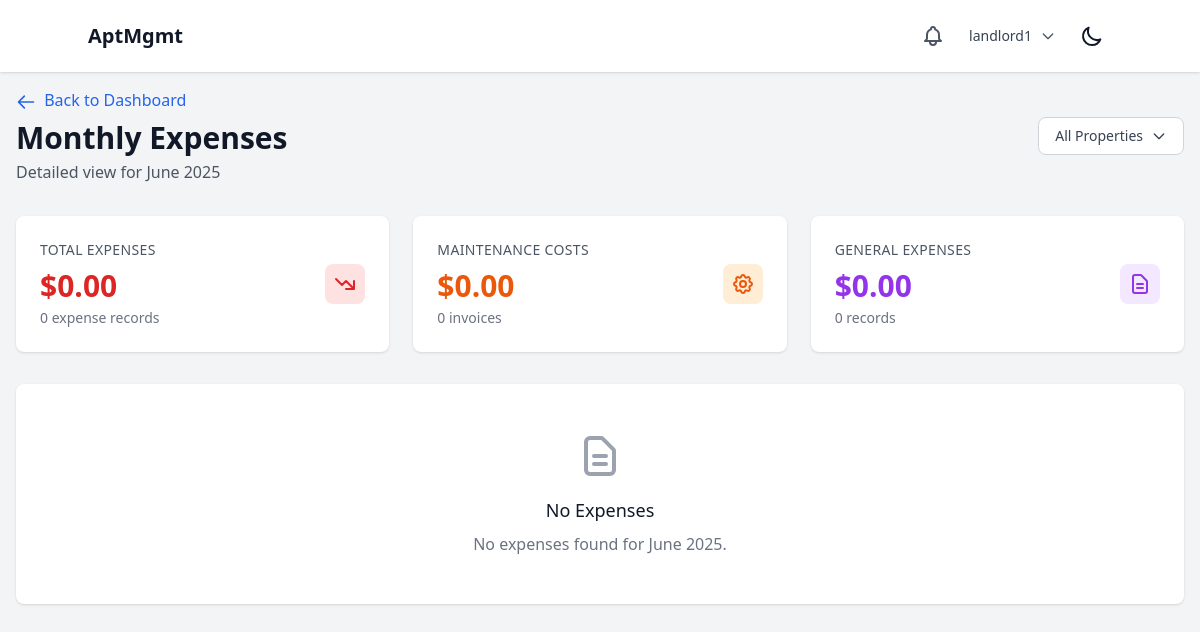
The page /dashboard/monthly-expenses/ (signed in) on the database as committed earlier.
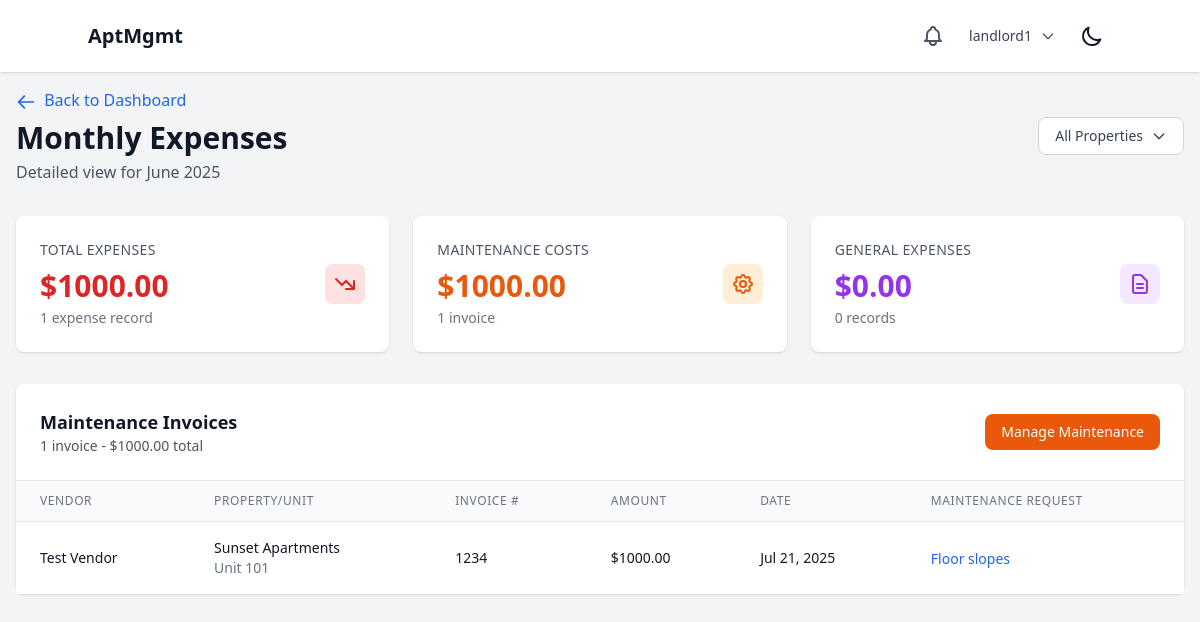
The same page on the database as committed later.
### maintenance/models.py (models this page shows, shortened)
class MaintenanceInvoice(models.Model):
    maintenance_request = models.ForeignKey(MaintenanceRequest, on_delete=models.CASCADE, related_name="invoices")
    vendor_name = models.CharField(max_length=200)
    invoice_number = models.CharField(max_length=100)
    amount = models.DecimalField(max_digits=10, decimal_places=2)
    invoice_date = models.DateField()
    invoice_file = models.FileField(upload_to=maintenance_invoice_upload_path, null=True, blank=True)
    description = models.TextField(blank=True)
    uploaded_by = models.ForeignKey(settings.AUTH_USER_MODEL, on_delete=models.CASCADE)
    uploaded_at = models.DateTimeField(auto_now_add=True)
    document = models.ForeignKey('documents.Document', on_delete=models.SET_NULL, null=True, blank=True, related_name='maintenance_invoices')
    class Meta:
        ordering = ['-invoice_date']

class MaintenanceRequest(models.Model):
    class Status(models.TextChoices):
        SUBMITTED = "SUBMITTED", "Submitted"
        IN_PROGRESS = "IN_PROGRESS", "In Progress"
        SCHEDULED = "SCHEDULED", "Scheduled"
        COMPLETED = "COMPLETED", "Completed"
        CANCELLED = "CANCELLED", "Cancelled"
    class Priority(models.TextChoices):
        LOW = "LOW", "Low"
        MEDIUM = "MEDIUM", "Medium"
        HIGH = "HIGH", "High"
        EMERGENCY = "EMERGENCY", "Emergency"
    title = models.CharField(max_length=200)
    description = models.TextField()
    category = models.ForeignKey(MaintenanceCategory, on_delete=models.CASCADE, related_name="requests")
    property = models.ForeignKey(Property, on_delete=models.CASCADE, related_name="maintenance_requests")
    apartment_unit = models.ForeignKey(ApartmentUnit, on_delete=models.CASCADE, related_name="maintenance_requests", null=True, blank=True)
    location_details = models.CharField(max_length=200, blank=True, help_text="Specific location within unit (e.g., kitchen sink, bathroom)")
    tenant = models.ForeignKey(settings.AUTH_USER_MODEL, on_delete=models.CASCADE, related_name="maintenance_requests")
    status = models.CharField(max_length=20, choices=Status.choices, default=Status.SUBMITTED)
    priority = models.CharField(max_length=20, choices=Priority.choices, default=Priority.MEDIUM)
    assigned_to = models.ForeignKey(settings.AUTH_USER_MODEL, on_delete=models.SET_NULL, null=True, blank=True, related_name="assigned_maintenance_requests")
    scheduled_date = models.DateTimeField(null=True, blank=True)
    estimated_completion = models.DateTimeField(null=True, blank=True)
    created_at = models.DateTimeField(auto_now_add=True)
    updated_at = models.DateTimeField(auto_now=True)
    completed_at = models.DateTimeField(null=True, blank=True)
    class Meta:
        ordering = ['-created_at']

### properties/models.py (models this page shows, shortened)
class Property(models.Model):
    company = models.ForeignKey(Company, on_delete=models.CASCADE, related_name="properties")
    name = models.CharField(max_length=255)
    address = models.TextField()
    created_at = models.DateTimeField(auto_now_add=True)
    updated_at = models.DateTimeField(auto_now=True)
    class Meta:
        verbose_name_plural = "Properties"

class ApartmentUnit(models.Model):
    property = models.ForeignKey(Property, on_delete=models.CASCADE, related_name="units")
    unit_number = models.CharField(max_length=50)
    bedrooms = models.PositiveIntegerField()
    bathrooms = models.PositiveIntegerField()
    rent_amount = models.DecimalField(max_digits=10, decimal_places=2, default=0)
    is_occupied = models.BooleanField(default=False)
    created_at = models.DateTimeField(auto_now_add=True)
    updated_at = models.DateTimeField(auto_now=True)
    class Meta:
        unique_together = ('property', 'unit_number')
        verbose_name_plural = "Apartment Units"

### core/views.py (the view, shortened to what this page needs)
# urls.py: path("dashboard/monthly-expenses/", monthly_expenses_detail, name="monthly_expenses_detail"),
@login_required
def monthly_expenses_detail(request):
    if not request.user.company:
        messages.error(request, "You must be assigned to a company to access this page.")
        return redirect("core:login")
    if request.user.role not in [User.Role.LANDLORD, User.Role.EMPLOYEE]:
        messages.error(request, "You do not have permission to access this page.")
        return redirect("core:dashboard_redirect")
    property_id = request.GET.get('property')
    selected_property = None
    current_month_start = timezone.now().replace(day=1, hour=0, minute=0, second=0, microsecond=0)
    current_month_end = (current_month_start + timedelta(days=32)).replace(day=1) - timedelta(days=1)
    expense_records_query = ExpenseRecord.objects.filter(
        property__company=request.user.company
    ).select_related('property', 'apartment_unit', 'created_by')
    maintenance_invoices_query = MaintenanceInvoice.objects.filter(
        maintenance_request__property__company=request.user.company
    ).select_related(
        'maintenance_request__property',
        'maintenance_request__apartment_unit',
        'uploaded_by'
    )
    if selected_property:
        expense_records_query = expense_records_query.filter(property=selected_property)
        maintenance_invoices_query = maintenance_invoices_query.filter(
            maintenance_request__property=selected_property
        )
    elif request.user.property:
        expense_records_query = expense_records_query.filter(property=request.user.property)
        maintenance_invoices_query = maintenance_invoices_query.filter(
            maintenance_request__property=request.user.property
        )
    current_month_expense_records = expense_records_query.filter(
        expense_date__gte=current_month_start,
        expense_date__lte=current_month_end
    ).order_by('-expense_date')
    current_month_maintenance_invoices = maintenance_invoices_query.filter(
        invoice_date__gte=current_month_start,
        invoice_date__lte=current_month_end
    ).order_by('-invoice_date')
    expense_records_total = current_month_expense_records.aggregate(
        total=Sum('amount')
    )['total'] or Decimal('0.00')
    maintenance_invoices_total = current_month_maintenance_invoices.aggregate(
        total=Sum('amount')
    )['total'] or Decimal('0.00')
    total_expenses = expense_records_total + maintenance_invoices_total
    expense_categories = current_month_expense_records.values('category').annotate(
        total=Sum('amount'),
        count=Count('id')
    ).order_by('-total')
    from properties.models import Property
    available_properties = Property.objects.filter(company=request.user.company)
    if request.user.property:
        available_properties = available_properties.filter(id=request.user.property.id)
    total_expense_records = current_month_expense_records.count()
    total_maintenance_invoices = current_month_maintenance_invoices.count()
    total_entries = total_expense_records + total_maintenance_invoices
    context = {
        'current_month_expense_records': current_month_expense_records,
        'current_month_maintenance_invoices': current_month_maintenance_invoices,
        'expense_records_total': expense_records_total,
        'maintenance_invoices_total': maintenance_invoices_total,
        'total_expenses': total_expenses,
        'expense_categories': expense_categories,
        'selected_property': selected_property,
        'available_properties': available_properties,
        'current_month_start': current_month_start,
        'current_month_end': current_month_end,
        'total_expense_records': total_expense_records,
        'total_maintenance_invoices': total_maintenance_invoices,
        'total_entries': total_entries,
    }
    return render(request, 'dashboards/monthly_expenses_detail.html', context)

### core/context_processors.py (called while the page is built)
def notifications(request):
    if request.user.is_authenticated:
        unread_notifications = Notification.objects.filter(
            recipient=request.user,
            is_read=False
        ).order_by('-created_at')
        recent_unread_notifications = unread_notifications[:5]
        return {
            'unread_notifications_count': unread_notifications.count(),
            'recent_notifications': recent_unread_notifications,
            'has_unread_notifications': unread_notifications.exists(),
        }
    return {
        'unread_notifications_count': 0,
        'recent_notifications': [],
        'has_unread_notifications': False,
    }

### core/templates/dashboards/monthly_expenses_detail.html (shortened to what the changed rows need)
{% extends "base.html" %}
{% block content %}
<div class="container mx-auto max-w-7xl">
    <div class="flex flex-col sm:flex-row justify-between items-start sm:items-center mb-8 space-y-4 sm:space-y-0">
        <div>
            <h1 class="text-3xl font-bold text-gray-900 dark:text-white">Monthly Expenses</h1>
        </div>
    </div>
    <div class="grid grid-cols-1 md:grid-cols-3 gap-6 mb-8">
        <div class="bg-white dark:bg-gray-800 rounded-lg shadow p-6">
            <div class="flex items-center">
                <div class="flex-1">
                    <p class="text-sm font-medium text-gray-600 dark:text-gray-400 uppercase tracking-wide">Total Expenses</p>
                    <p class="mt-2 text-3xl font-bold text-red-600 dark:text-red-400">${{ total_expenses|floatformat:2 }}</p>
                    <p class="mt-1 text-sm text-gray-500 dark:text-gray-400">{{ total_entries }} expense{{ total_entries|pluralize:" record, records" }}</p>
                </div>
            </div>
        </div>
        <div class="bg-white dark:bg-gray-800 rounded-lg shadow p-6">
            <div class="flex items-center">
                <div class="flex-1">
                    <p class="text-sm font-medium text-gray-600 dark:text-gray-400 uppercase tracking-wide">Maintenance Costs</p>
                    <p class="mt-2 text-3xl font-bold text-orange-600 dark:text-orange-400">${{ maintenance_invoices_total|floatformat:2 }}</p>
                    <p class="mt-1 text-sm text-gray-500 dark:text-gray-400">{{ total_maintenance_invoices }} invoice{{ total_maintenance_invoices|pluralize }}</p>
                </div>
            </div>
        </div>
    </div>
    {% if current_month_maintenance_invoices %}
    <div class="bg-white dark:bg-gray-800 rounded-lg shadow mb-8">
        <div class="p-6 border-b border-gray-200 dark:border-gray-700">
            <div class="flex items-center justify-between">
                <div>
                    <h3 class="text-lg font-semibold text-gray-900 dark:text-white">Maintenance Invoices</h3>
                    <p class="text-sm text-gray-600 dark:text-gray-400">{{ total_maintenance_invoices }} invoice{{ total_maintenance_invoices|pluralize }} - ${{ maintenance_invoices_total|floatformat:2 }} total</p>
                </div>
                <div class="flex space-x-2">
                    <a href="{% url 'maintenance:list' %}" class="bg-orange-600 text-white px-4 py-2 rounded-lg text-sm font-medium hover:bg-orange-700 focus:outline-none focus:ring-2 focus:ring-orange-500">
                        Manage Maintenance
                    </a>
                </div>
            </div>
        </div>
        <div class="overflow-x-auto">
            <table class="min-w-full divide-y divide-gray-200 dark:divide-gray-700">
                <thead class="bg-gray-50 dark:bg-gray-700">
                    <tr>
                        <th class="px-6 py-3 text-left text-xs font-medium text-gray-500 dark:text-gray-300 uppercase tracking-wider">Vendor</th>
                        <th class="px-6 py-3 text-left text-xs font-medium text-gray-500 dark:text-gray-300 uppercase tracking-wider">Property/Unit</th>
                        <th class="px-6 py-3 text-left text-xs font-medium text-gray-500 dark:text-gray-300 uppercase tracking-wider">Invoice #</th>
                        <th class="px-6 py-3 text-left text-xs font-medium text-gray-500 dark:text-gray-300 uppercase tracking-wider">Amount</th>
                        <th class="px-6 py-3 text-left text-xs font-medium text-gray-500 dark:text-gray-300 uppercase tracking-wider">Date</th>
                        <th class="px-6 py-3 text-left text-xs font-medium text-gray-500 dark:text-gray-300 uppercase tracking-wider">Maintenance Request</th>
                    </tr>
                </thead>
                <tbody class="bg-white dark:bg-gray-800 divide-y divide-gray-200 dark:divide-gray-700">
                    {% for invoice in current_month_maintenance_invoices %}
                        <tr class="hover:bg-gray-50 dark:hover:bg-gray-700">
                            <td class="px-6 py-4 whitespace-nowrap">
                                <div class="text-sm font-medium text-gray-900 dark:text-white">{{ invoice.vendor_name }}</div>
                            </td>
                            <td class="px-6 py-4 whitespace-nowrap">
                                <div class="text-sm text-gray-900 dark:text-white">{{ invoice.maintenance_request.property.name }}</div>
                                {% if invoice.maintenance_request.apartment_unit %}
                                    <div class="text-sm text-gray-500 dark:text-gray-400">Unit {{ invoice.maintenance_request.apartment_unit.unit_number }}</div>
                                {% endif %}
                            </td>
                            <td class="px-6 py-4 whitespace-nowrap text-sm text-gray-900 dark:text-white">
                                {{ invoice.invoice_number }}
                            </td>
                            <td class="px-6 py-4 whitespace-nowrap text-sm font-medium text-gray-900 dark:text-white">
                                ${{ invoice.amount|floatformat:2 }}
                            </td>
                            <td class="px-6 py-4 whitespace-nowrap text-sm text-gray-900 dark:text-white">
                                {{ invoice.invoice_date|date:"M j, Y" }}
                            </td>
                            <td class="px-6 py-4 whitespace-nowrap">
                                <a href="{% url 'maintenance:detail' invoice.maintenance_request.pk %}" class="text-blue-600 dark:text-blue-400 hover:underline text-sm">
                                    {{ invoice.maintenance_request.title|truncatechars:30 }}
                                </a>
                            </td>
                        </tr>
                    {% endfor %}
                </tbody>
            </table>
        </div>
    </div>
    {% endif %}
    {% if not current_month_maintenance_invoices and not current_month_expense_records %}
    <div class="bg-white dark:bg-gray-800 rounded-lg shadow">
        <div class="p-12 text-center">
            <div class="text-gray-500 dark:text-gray-400">
                <svg class="mx-auto h-12 w-12 text-gray-400 mb-4" fill="none" stroke="currentColor" viewBox="0 0 24 24">
                    <path stroke-linecap="round" stroke-linejoin="round" stroke-width="2" d="M9 12h6m-6 4h6m2 5H7a2 2 0 01-2-2V5a2 2 0 012-2h5.586a1 1 0 01.707.293l5.414 5.414a1 1 0 01.293.707V19a2 2 0 01-2 2z"></path>
                </svg>
                <h3 class="text-lg font-medium text-gray-900 dark:text-white mb-2">No Expenses</h3>
                <p class="text-gray-500 dark:text-gray-400">No expenses found for {{ current_month_start|date:"F Y" }}{% if selected_property %} in {{ selected_property.name }}{% endif %}.</p>
            </div>
        </div>
    </div>
    {% endif %}
</div>
{% endblock %}

Rows that differ between the two databases and show on the page:
added MaintenanceInvoice: vendor_name "Test Vendor", maintenance_request.property.name "Sunset Apartments", maintenance_request.apartment_unit.unit_number "101", invoice_number "1234", amount "1000.00", invoice_date "Jul 21, 2025", maintenance_request "Floor slopes"
Other text that changed with them:
{{ total_expenses|floatformat:2 }}: "0.00" → "1000.00"
{{ total_entries }}: "0" → "1"
{{ maintenance_invoices_total|floatformat:2 }}: "0.00" → "1000.00"
{{ total_maintenance_invoices }}: "0" → "1"
{{ total_maintenance_invoices }}: (not shown) → "1"
{{ maintenance_invoices_total|floatformat:2 }}: (not shown) → "1000.00"
{{ current_month_start|date:"F Y" }}: "June 2025" → (not shown)
text no longer shown: "No Expenses No expenses found for ."
text now shown: "Maintenance Invoices invoice - $ total Manage Maintenance VENDOR PROPERTY/UNIT INVOICE # AMOUNT DATE MAINTENANCE REQUEST"
